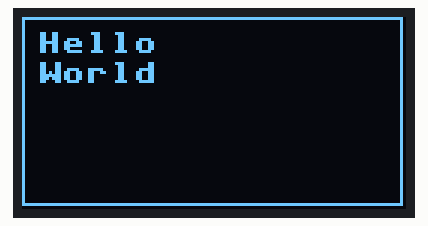
Bench run of a program on a simulated MicroPython board. On the bench: 128×64 one-colour display. Library files of the repository ran but are not shown: ssd1306.py; what the program prints to the serial console is not drawn. At 0.1 s the program stops and its outputs stay as they are.

Above: at 0.1 s.

The program:

main.py
```python
import machine, time
i2c = machine.I2C(0, sda = machine.Pin(21), scl = machine.Pin(22), freq = 400000)
#Ή εναλλακτικά
#i2c = machine.SoftI2C(sda=machine.Pin(21), scl=machine.Pin(22))
addr = i2c.scan()
#Εμφάνισε διευθύνσεις όλων των συσκευών του διαύλου για λόγους Debuging
print ('[{}]'.format(', '.join(hex(x) for x in addr))) #Εμφανίζει τις διαθέσιμες διευθύνσεις I2C. Σε εμάς είναι η 0x76

from ssd1306 import SSD1306_I2C
#display = SSD1306_I2C(128, 64, i2c) #Δίπλα μπορώ να βάλω διεύθυνση π.χ. SSD1306_I2C(128, 64, i2c, 0x3c)
display = SSD1306_I2C( width=128, height=64, i2c=i2c, addr=0x3c, external_vcc=False )
display.text('Hello', 5, 5)  #Θέση x, y
display.text('World', 5, 15, 1) #color 1/0
display.rect(0,0,127,63,1,0) #x, y, width, heigh, color=0/1, fill=0/1
display.show()

#display.fill(0) #Καθαρίζει οθόνη
#display.show()
```
